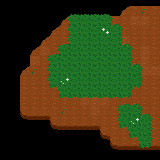

Rendered tile map (Tiled .tmx) drawn with the repository's tilesets; below, a short description and the full map source, tile grids included:
An orthogonal 16x16 tile map with 10x10 px tiles, 7 tile layers (grass and dirt, grass border U, grass border R, grass border D, ...).

<map version="1.10" tiledversion="1.10.1" orientation="orthogonal" renderorder="right-down" width="16" height="16" tilewidth="10" tileheight="10" infinite="0" nextlayerid="8" nextobjectid="1">
 <tileset firstgid="1" source="../../Tiles/thicket tiles.tsx" />
 <layer id="1" name="grass and dirt" width="16" height="16">
  <data encoding="csv">
0,0,0,0,0,0,0,0,0,0,0,0,0,0,0,0,
0,0,0,0,0,0,0,0,0,0,0,0,19,1,1,1,
0,0,0,0,0,0,19,2,2,2,2,1,1,15,15,1,
0,0,0,0,0,19,1,2,2,2,2,2,1,1,1,1,
0,0,0,0,19,1,1,2,2,2,2,2,15,1,1,1,
0,0,0,19,15,1,2,2,2,2,2,2,2,1,15,1,
0,0,0,15,1,2,2,2,2,2,2,2,2,1,15,1,
0,0,19,1,1,2,2,2,2,2,2,2,2,2,15,15,
0,0,1,1,1,2,2,2,2,2,2,2,2,2,1,1,
0,0,1,1,1,1,2,2,2,2,2,2,2,1,1,1,
0,0,1,1,1,1,1,1,15,15,15,1,1,1,1,1,
0,0,21,1,1,1,1,1,1,15,1,1,2,2,1,1,
0,0,0,0,0,21,1,1,1,1,1,1,2,2,2,1,
0,0,0,0,0,0,0,0,0,0,21,1,1,2,2,1,
0,0,0,0,0,0,0,0,0,0,0,21,1,1,2,1,
0,0,0,0,0,0,0,0,0,0,0,0,0,0,0,0
</data>
 </layer>
 <layer id="2" name="grass border U" width="16" height="16">
  <data encoding="csv">
0,0,0,0,0,0,0,0,0,0,0,0,0,0,0,0,
0,0,0,0,0,0,0,8,8,8,8,0,0,0,0,0,
0,0,0,0,0,0,0,0,0,0,0,8,0,0,0,0,
0,0,0,0,0,0,0,0,0,0,0,0,0,0,0,0,
0,0,0,0,0,0,8,0,0,0,0,0,8,0,0,0,
0,0,0,0,0,8,0,0,0,0,0,0,0,0,0,0,
0,0,0,0,0,0,0,0,0,0,0,0,0,8,0,0,
0,0,0,0,0,0,0,0,0,0,0,0,0,0,0,0,
0,0,0,0,0,0,0,0,0,0,0,0,0,0,0,0,
0,0,0,0,0,0,0,0,0,0,0,0,0,0,0,0,
0,0,0,0,0,0,0,0,0,0,0,0,8,8,0,0,
0,0,0,0,0,0,0,0,0,0,0,0,0,0,8,0,
0,0,0,0,0,0,0,0,0,0,0,0,0,0,0,0,
0,0,0,0,0,0,0,0,0,0,0,0,0,0,0,0,
0,0,0,0,0,0,0,0,0,0,0,0,0,0,0,0,
0,0,0,0,0,0,0,0,0,0,0,0,0,0,0,0
</data>
 </layer>
 <layer id="3" name="grass border R" width="16" height="16">
  <data encoding="csv">
0,0,0,0,0,0,0,0,0,0,0,0,0,0,0,0,
0,0,0,0,0,0,0,0,0,0,0,0,0,0,0,0,
0,0,0,0,0,0,0,0,0,0,0,9,0,0,0,0,
0,0,0,0,0,0,0,0,0,0,0,0,9,0,0,0,
0,0,0,0,0,0,0,0,0,0,0,0,9,0,0,0,
0,0,0,0,0,0,0,0,0,0,0,0,0,9,0,0,
0,0,0,0,0,0,0,0,0,0,0,0,0,9,0,0,
0,0,0,0,0,0,0,0,0,0,0,0,0,0,9,0,
0,0,0,0,0,0,0,0,0,0,0,0,0,0,9,0,
0,0,0,0,0,0,0,0,0,0,0,0,0,9,0,0,
0,0,0,0,0,0,0,0,0,0,0,0,0,0,0,0,
0,0,0,0,0,0,0,0,0,0,0,0,0,0,9,0,
0,0,0,0,0,0,0,0,0,0,0,0,0,0,0,9,
0,0,0,0,0,0,0,0,0,0,0,0,0,0,0,9,
0,0,0,0,0,0,0,0,0,0,0,0,0,0,0,9,
0,0,0,0,0,0,0,0,0,0,0,0,0,0,0,0
</data>
 </layer>
 <layer id="4" name="grass border D" width="16" height="16">
  <data encoding="csv">
0,0,0,0,0,0,0,0,0,0,0,0,0,0,0,0,
0,0,0,0,0,0,0,0,0,0,0,0,0,0,0,0,
0,0,0,0,0,0,0,0,0,0,0,0,0,0,0,0,
0,0,0,0,0,0,0,0,0,0,0,0,0,0,0,0,
0,0,0,0,0,0,0,0,0,0,0,0,0,0,0,0,
0,0,0,0,0,0,0,0,0,0,0,0,0,0,0,0,
0,0,0,0,0,0,0,0,0,0,0,0,0,0,0,0,
0,0,0,0,0,0,0,0,0,0,0,0,0,0,0,0,
0,0,0,0,0,0,0,0,0,0,0,0,0,0,0,0,
0,0,0,0,0,11,0,0,0,0,0,0,0,11,0,0,
0,0,0,0,0,0,11,11,11,11,11,11,11,0,0,0,
0,0,0,0,0,0,0,0,0,0,0,0,0,0,0,0,
0,0,0,0,0,0,0,0,0,0,0,0,0,0,0,0,
0,0,0,0,0,0,0,0,0,0,0,0,11,0,0,0,
0,0,0,0,0,0,0,0,0,0,0,0,0,11,0,0,
0,0,0,0,0,0,0,0,0,0,0,0,0,0,11,0
</data>
 </layer>
 <layer id="5" name="grass border L" width="16" height="16">
  <data encoding="csv">
0,0,0,0,0,0,0,0,0,0,0,0,0,0,0,0,
0,0,0,0,0,0,0,0,0,0,0,0,0,0,0,0,
0,0,0,0,0,0,10,0,0,0,0,0,0,0,0,0,
0,0,0,0,0,0,10,0,0,0,0,0,0,0,0,0,
0,0,0,0,0,0,10,0,0,0,0,0,0,0,0,0,
0,0,0,0,0,10,0,0,0,0,0,0,0,0,0,0,
0,0,0,0,10,0,0,0,0,0,0,0,0,0,0,0,
0,0,0,0,10,0,0,0,0,0,0,0,0,0,0,0,
0,0,0,0,10,0,0,0,0,0,0,0,0,0,0,0,
0,0,0,0,0,10,0,0,0,0,0,0,0,0,0,0,
0,0,0,0,0,0,0,0,0,0,0,0,0,0,0,0,
0,0,0,0,0,0,0,0,0,0,0,10,0,0,0,0,
0,0,0,0,0,0,0,0,0,0,0,10,0,0,0,0,
0,0,0,0,0,0,0,0,0,0,0,0,10,0,0,0,
0,0,0,0,0,0,0,0,0,0,0,0,0,10,0,0,
0,0,0,0,0,0,0,0,0,0,0,0,0,0,0,0
</data>
 </layer>
 <layer id="6" name="decor" width="16" height="16">
  <data encoding="csv">
0,0,0,0,0,0,0,0,0,0,0,0,0,0,0,0,
0,0,0,0,0,0,0,0,0,0,0,0,0,0,13,0,
0,0,0,0,0,0,0,0,0,0,0,0,0,0,0,0,
0,0,0,0,0,0,0,0,0,0,12,0,0,0,0,0,
0,0,0,0,0,0,0,0,0,0,0,0,0,0,0,0,
0,0,0,0,0,0,0,0,0,0,0,0,0,0,0,0,
0,0,0,0,0,0,0,0,0,0,0,0,0,0,0,0,
0,0,0,13,0,0,0,0,0,0,0,0,0,0,0,0,
0,0,0,0,0,0,14,0,0,0,0,0,0,0,0,0,
0,0,0,0,0,0,0,0,0,0,0,0,0,0,0,0,
0,0,0,0,0,0,0,0,0,0,0,0,0,0,0,0,
0,0,0,0,0,0,13,0,0,0,0,0,0,0,0,0,
0,0,0,0,0,0,0,0,0,0,0,0,0,14,0,0,
0,0,0,0,0,0,0,0,0,0,0,0,0,0,0,0,
0,0,0,0,0,0,0,0,0,0,0,0,0,0,0,0,
0,0,0,0,0,0,0,0,0,0,0,0,0,0,0,0
</data>
 </layer>
 <layer id="7" name="collision" width="16" height="16">
  <data encoding="csv">
37,37,37,37,37,37,37,37,37,37,37,37,37,37,37,37,
37,37,37,37,37,37,37,37,37,37,37,37,0,0,0,0,
37,37,37,37,37,37,0,0,0,0,0,0,0,0,0,0,
37,37,37,37,37,0,0,0,0,0,0,0,0,0,0,0,
37,37,37,37,0,0,0,0,0,0,0,0,0,0,0,0,
37,37,37,0,0,0,0,0,0,0,0,0,0,0,0,0,
37,37,37,0,0,0,0,0,0,0,0,0,0,0,0,0,
37,37,0,0,0,0,0,0,0,0,0,0,0,0,0,0,
37,37,0,0,0,0,0,0,0,0,0,0,0,0,0,0,
37,37,0,0,0,0,0,0,0,0,0,0,0,0,0,0,
37,37,0,0,0,0,0,0,0,0,0,0,0,0,0,0,
37,37,0,0,0,0,0,0,0,0,0,0,0,0,0,0,
37,37,37,37,37,0,0,0,0,0,0,0,0,0,0,0,
37,37,37,37,37,37,37,37,37,37,0,0,0,0,0,0,
37,37,37,37,37,37,37,37,37,37,37,0,0,0,0,0,
37,37,37,37,37,37,37,37,37,37,37,37,37,37,37,37
</data>
 </layer>
</map>
